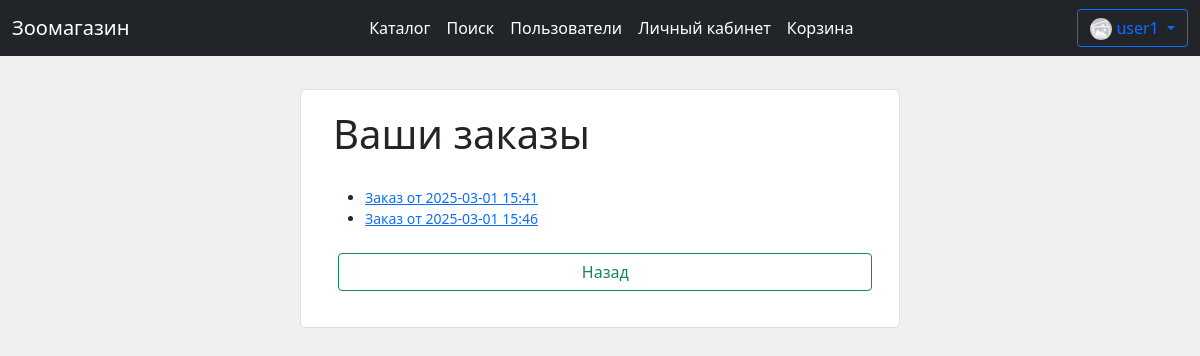
The page /user_orders (signed in) on the database as committed earlier.
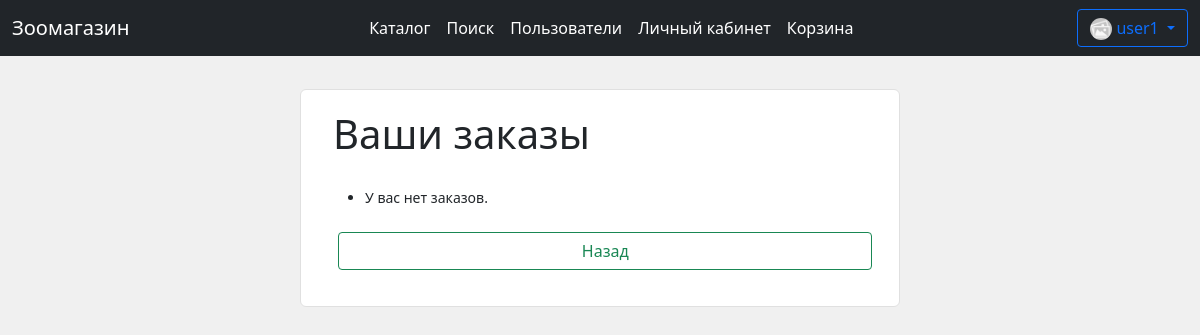
The same page on the database as committed later.
### data/order_entry.py (models this page shows, shortened)
class OrderEntry(SqlAlchemyBase, SerializerMixin):
    __tablename__ = 'order_entries'
    id = sqlalchemy.Column(
        sqlalchemy.Integer, autoincrement=True,
        primary_key=True, nullable=False)
    user_id = sqlalchemy.Column(
        sqlalchemy.Integer, sqlalchemy.ForeignKey('users.id'), nullable=False)
    description = sqlalchemy.Column(sqlalchemy.String, default="Нет данных")
    time = sqlalchemy.Column(sqlalchemy.DateTime, default=datetime.now)
    user = orm.relation('User')

### main.py (the view)
@app.route("/user_orders")
def user_orders():
    if not current_user.is_authenticated:
        return redirect("/register")
    session = db_session.create_session()
    orders = session.query(OrderEntry).filter(OrderEntry.user_id == current_user.id)
    return render_template('orders.html', orders=orders)

### data/db_session.py (called while the page is built)
def create_session() -> Session:
    global __factory
    return __factory()

### main.py (called while the page is built)
@login_manager.user_loader
def load_user(user_id):
    session = db_session.create_session()
    return session.query(User).get(user_id)

### templates/orders.html
{% extends "base.html" %}
{% block content %}
<div style="margin: auto;margin-top: 3%;padding: 20px;font-size: 14px;background-color: #fff;border: 1px solid #e0e0e0;border-radius: 6px 6px 6px 6px; max-width: 600px">
    <div class="container">
        <h1>Ваши заказы</h1><br>
        <div class="order-items">
            <ul>
            {% for order in orders %}
            <li>
                <a href="/order_description/{{ order.id }}">
                    Заказ от {{ order.time.strftime("%Y-%m-%d %H:%M") }}
                </a>
            </li>
            {% else %}
            <li>У вас нет заказов.</li>
            {% endfor %}
            </ul>
        </div>
        <a class="btn btn-outline-success" href="/user_page" style="width: 100%; margin-top: 1.5%; margin-left: 1%;">Назад</a></p>
    </div>
</div>
{% endblock %}

Rows that differ between the two databases and show on the page:
removed OrderEntry: time "2025-03-01 15:41"
removed OrderEntry: time "2025-03-01 15:46"
Other text that changed with them:
text now shown: "У вас нет заказов."
